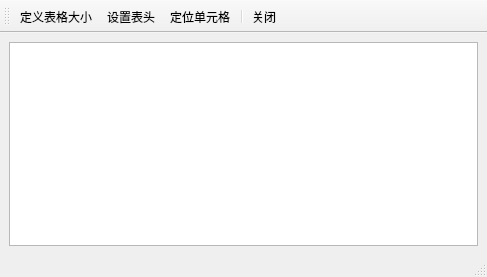
<?xml version="1.0" encoding="UTF-8"?>
<ui version="4.0">
 <class>QFormTable</class>
 <widget class="QMainWindow" name="QFormTable">
  <property name="geometry">
   <rect>
    <x>0</x>
    <y>0</y>
    <width>487</width>
    <height>277</height>
   </rect>
  </property>
  <property name="windowTitle">
   <string>MainWindow</string>
  </property>
  <widget class="QWidget" name="centralwidget">
   <layout class="QGridLayout" name="gridLayout">
    <item row="0" column="0">
     <widget class="QTableView" name="tableView"/>
    </item>
   </layout>
  </widget>
  <widget class="QMenuBar" name="menubar">
   <property name="geometry">
    <rect>
     <x>0</x>
     <y>0</y>
     <width>487</width>
     <height>21</height>
    </rect>
   </property>
  </widget>
  <widget class="QStatusBar" name="statusbar"/>
  <widget class="QToolBar" name="toolBar">
   <property name="windowTitle">
    <string>toolBar</string>
   </property>
   <attribute name="toolBarArea">
    <enum>TopToolBarArea</enum>
   </attribute>
   <attribute name="toolBarBreak">
    <bool>false</bool>
   </attribute>
   <addaction name="actSetSize"/>
   <addaction name="actSetHeader"/>
   <addaction name="actLocate"/>
   <addaction name="separator"/>
   <addaction name="actClose"/>
  </widget>
  <action name="actSetSize">
   <property name="icon">
    <iconset resource="image/image.qrc">
     <normaloff>:/spreadSheet.png</normaloff>:/spreadSheet.png</iconset>
   </property>
   <property name="text">
    <string>定义表格大小</string>
   </property>
  </action>
  <action name="actSetHeader">
   <property name="icon">
    <iconset resource="image/image.qrc">
     <normaloff>:/headline.png</normaloff>:/headline.png</iconset>
   </property>
   <property name="text">
    <string>设置表头</string>
   </property>
  </action>
  <action name="actLocate">
   <property name="icon">
    <iconset resource="image/image.qrc">
     <normaloff>:/location.png</normaloff>:/location.png</iconset>
   </property>
   <property name="text">
    <string>定位单元格</string>
   </property>
  </action>
  <action name="actClose">
   <property name="icon">
    <iconset resource="image/image.qrc">
     <normaloff>:/exit.png</normaloff>:/exit.png</iconset>
   </property>
   <property name="text">
    <string>关闭</string>
   </property>
  </action>
 </widget>
 <resources>
  <include location="image/image.qrc"/>
 </resources>
 <connections>
  <connection>
   <sender>actClose</sender>
   <signal>triggered()</signal>
   <receiver>QFormTable</receiver>
   <slot>close()</slot>
   <hints>
    <hint type="sourcelabel">
     <x>-1</x>
     <y>-1</y>
    </hint>
    <hint type="destinationlabel">
     <x>243</x>
     <y>138</y>
    </hint>
   </hints>
  </connection>
 </connections>
</ui>
